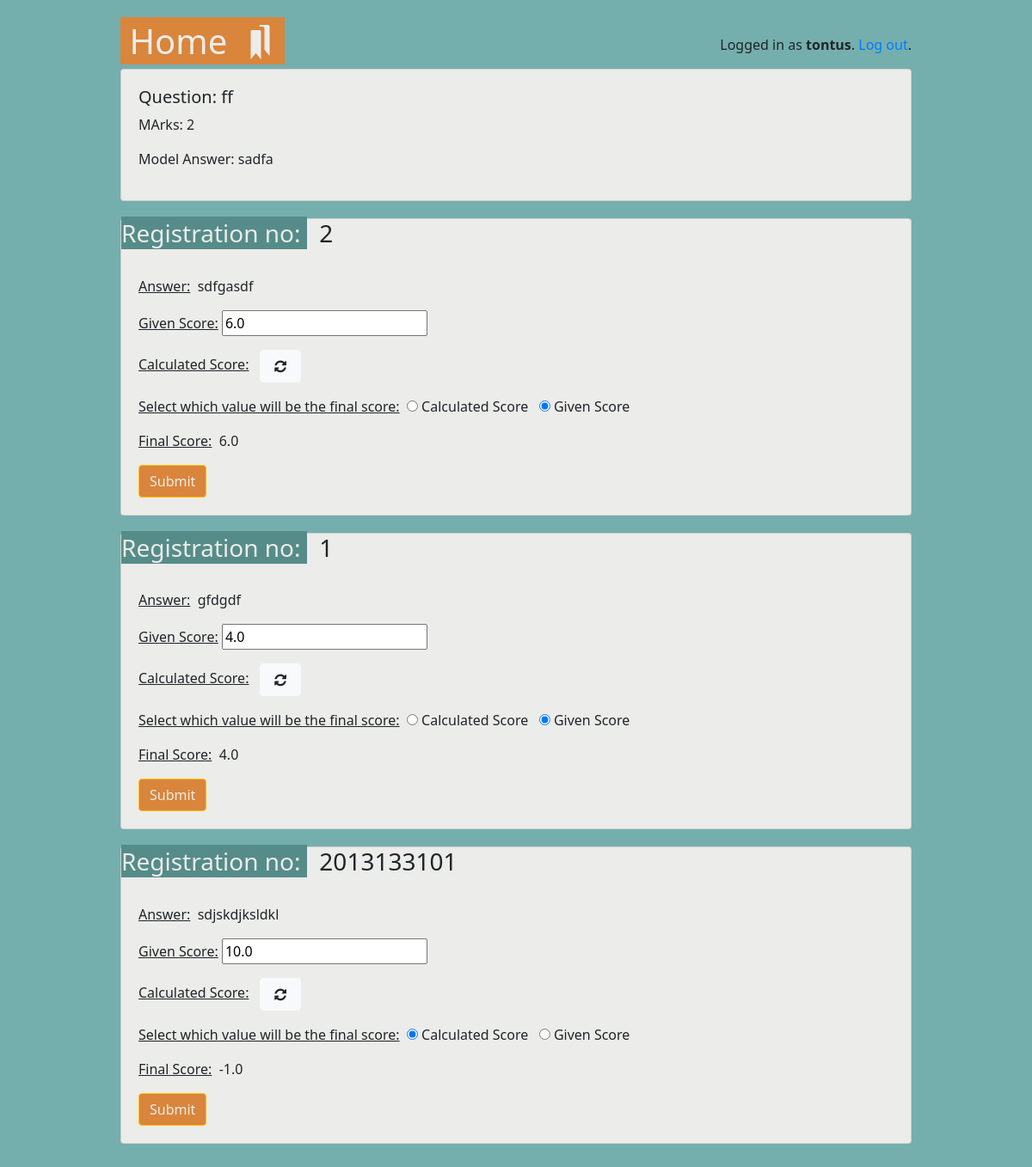
/teachers/questions/10/score (signed in), run on the app's committed database.
### classroom/models.py (models this page shows, shortened)
class User(AbstractUser):
    is_student = models.BooleanField(default=False)
    is_teacher = models.BooleanField(default=False)

class Question(models.Model):
    owner = models.ForeignKey(User, on_delete=models.CASCADE, related_name='questions')
    question = models.CharField(max_length=255)
    model_answer = models.TextField()
    marks = models.IntegerField()

class Answer(models.Model):
    question = models.ForeignKey(Question, on_delete=models.CASCADE, related_name='answer_question')
    student = models.ForeignKey(Student, on_delete=models.CASCADE, related_name='answer_student')
    text = models.TextField('Answer')
    calculated_score = models.FloatField(default=-1)
    given_score = models.FloatField(default=0)
    final_score = models.FloatField(default=0)

class Student(models.Model):
    user = models.OneToOneField(User, on_delete=models.CASCADE, primary_key=True)
    reg_no = models.IntegerField(null=True, unique=True)

### classroom/views/teachers.py (the view, shortened to what this page needs)
# urls.py: path('questions/<int:pk>/score', teachers.score, name='score'),
@login_required()
@teacher_required()
def score(request, pk):
    question = get_object_or_404(Question, pk=pk)
    answers = Answer.objects.filter(question=question)
    forms = []
    for answer in answers:
        if answer.final_score == answer.calculated_score:
            data = {
                'answer_id': answer.id,
                'given_score': answer.given_score,
                'final_score': '1'
            }
        else:
            data = {
                'answer_id': answer.id,
                'given_score': answer.given_score,
                'final_score': '2'
            }
        form = ScoreUpdateForm(data)
        forms.append(form)
    lists = zip(answers, forms)
    list_count = answers.count()
    return render(request, 'classroom/teachers/score.html', {
        'question': question,
        'answers': answers,
        'list': lists,
        'list_count': list_count
    })

### classroom/templates/classroom/teachers/score.html (shortened to what this page needs)
{% extends 'base.html' %}
{% block content %}
        <div class="card" style="margin-bottom: 20px; background-color: #ECECEA">
        <div class="card-body">
            <h5>Question: {{ question.question }}</h5>
        <p>MArks: {{ question.marks }}</p>
            <p>Model Answer: {{ question.model_answer }}</p>
        </div>
        </div>
    {% for answer,form in list %}
        <div class="card" style="margin-bottom: 20px; background-color: #ECECEA">
        <h3 class="card-title"><span style="background-color: #558C89; color: #ECECEA">Registration no: </span>
                        &nbsp {{ answer.student.reg_no }}</h3>
            <div class="card-body">
                <form action="" method="post">
                    <p><span class="right-title-text">Answer:</span> &nbsp{{ answer.text }}</p>
                    <p><span class="right-title-text">Given Score:</span>&nbsp{{ form.given_score }}</p>
                    <p><span class="right-title-text">Calculated Score:</span> &nbsp
                        {% if answer.calculated_score != -1 %}
                            {{ answer.calculated_score }}
                        {% else %}
                            <button class="icon-arrows-cw btn btn-light"
                                    onClick="window.location.href=window.location.href"></button>
                        {% endif %}
                    </p>
                    <p><span class="right-title-text">Select which value will be the final score:</span>&nbsp
                        {% for choice in form.final_score %}
                            <span class="radio">{{ choice.tag }}</span>
                            {{ choice.choice_label }}
                        {% endfor %}
                    </p>
                    <p><span class="right-title-text">Final Score:</span> &nbsp{{ answer.final_score }}</p>
                    <button type="submit" value="Submit" class="btn btn-warning">Submit</button>
                </form>
            </div>
        </div>
    {% endfor %}
{% endblock %}

### templates/base.html (shortened to what this page needs)
{% load static %}<!doctype html>
<html lang="en">
<head>
    <link rel="stylesheet" href="{% static 'css/bootstrap.min.css' %}">
    <link rel="stylesheet" type="text/css" href="{% static 'fontello-8276abb7/css/fontello.css' %}">
    <link rel="stylesheet" type="text/css" href="{% static 'css/app.css' %}">
    {% if user.is_authenticated and user.is_teacher %}
        <link rel="stylesheet" type="text/css" href="{% static 'css/teachers.css' %}">
    {% else %}
        <link rel="stylesheet" type="text/css" href="{% static 'css/students.css' %}">
    {% endif %}
</head>
<body>
<div class="container my-4">
    <div class="row justify-content-center">
        <div class="col-md-10 col-sm-12">
            <div class="row">
                <div class="col-6">
                    <h1 class="logo">
                        <a href="{% url 'home' %}">
                            &nbspHome
                            {% if user.is_authenticated %}
                                {% if user.is_teacher %}
                                    <span class=" icon-bookmarks" data-toggle="tooltip" data-placement="right"
                                          title="Teacher profile"></span>
                                {% else %}
                                    <span class=" icon-bookmark" data-toggle="tooltip" data-placement="right"
                                          title="Student profile"></span>
                                {% endif %}
                            {% endif %}
                        </a>
                    </h1>
                </div>
                <div class="col-6 text-right">
                    {% if user.is_authenticated %}
                        <p class="pt-3">Logged in as <strong>{{ user.username }}</strong>. <a href="{% url 'logout' %}">Log
                            out</a>.</p>
                    {% else %}
                        <a href="{% url 'login' %}" class="btn btn-light" role="button">Log in</a>
                        <a href="{% url 'signup' %}" class="btn btn-primary" role="button">Sign up</a>
                    {% endif %}
                </div>
            </div>
                    {% block content %}
                    {% endblock %}
        </div>
    </div>
</div>
</body>
</html>

### static/css/app.css (style rules this page uses)
body { font-family: "Segoe UI"; text-decoration: none !important; padding: 0px; background-color: #74AFAD; }
a { text-decoration: none; }
.logo a { color: #ECECEA; text-decoration: none; background-color:#D9853B ; }
.logo { margin-bottom: -20px; }
.right-title-text { text-decoration: underline; }
.btn-warning { background: #D9853B !important; color: #ECECEA; }

### static/css/teachers.css (style rules this page uses)
body { background-color: #74AFAD; }

### data on the page
User: username "tontus"
Question: question "ff", marks "2", model_answer "sadfa"
Answer: student.reg_no "2", text "sdfgasdf", given_score "6.0", choice_label "Calculated Score" "Given Score", final_score "6.0"
Answer: student.reg_no "1", text "gfdgdf", given_score "4.0", choice_label "Calculated Score" "Given Score", final_score "4.0"
Answer: student.reg_no "2013133101", text "sdjskdjksldkl", given_score "10.0", choice_label "Calculated Score" "Given Score", final_score "-1.0"
